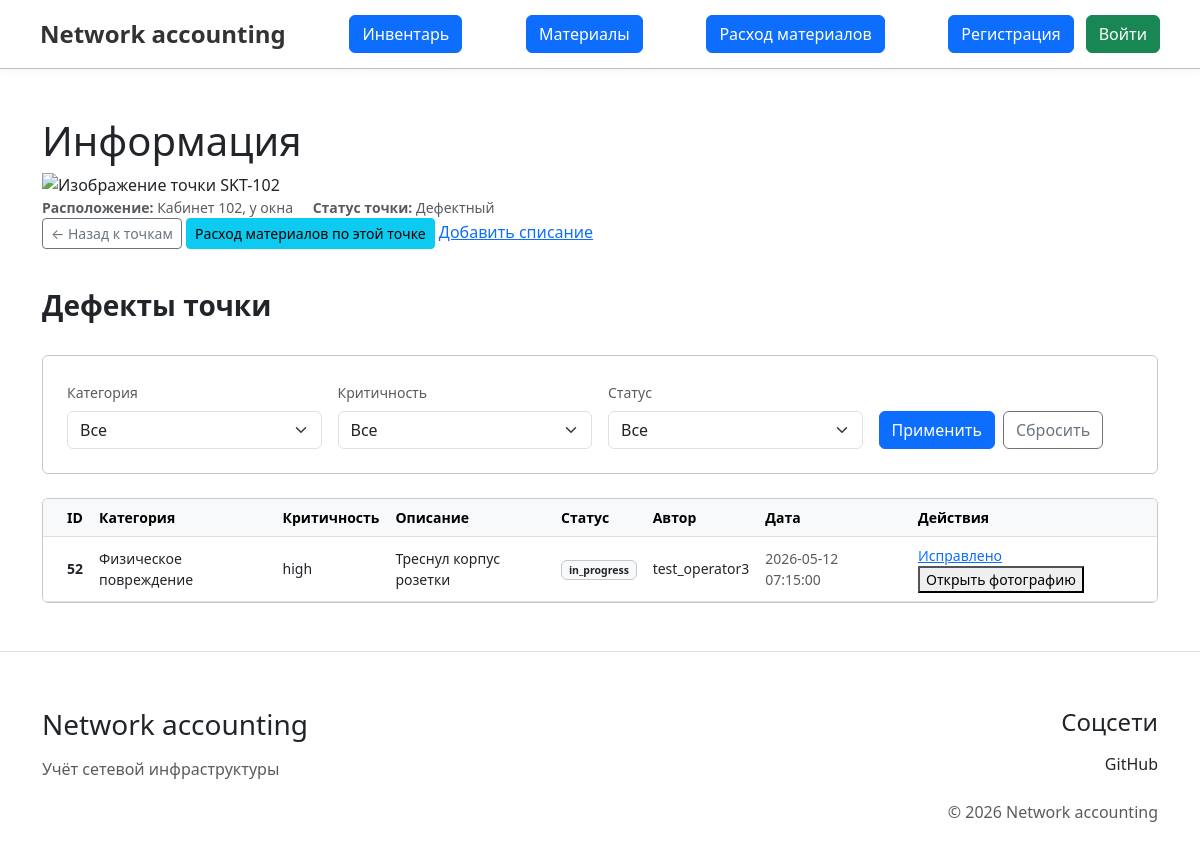
/controllers/defects/defects_view.php?point_id=73, run on the app's committed database.
### tables this page shows
CREATE TABLE `network_points` (
  `id` int(11) NOT NULL AUTO_INCREMENT,
  `label` varchar(255) NOT NULL,
  `type` int(11) NOT NULL,
  `location` varchar(255) DEFAULT NULL,
  `status` int(11) NOT NULL,
  `last_check` timestamp DEFAULT NULL DEFAULT current_timestamp(),
  `point_created_at` timestamp NOT NULL DEFAULT current_timestamp(),
  `image_name` varchar(500) DEFAULT NULL,
  PRIMARY KEY (`id`),
  UNIQUE KEY `label` (`label`),
  KEY `fk_network_points_status` (`status`),
  KEY `fk_network_points_type` (`type`),
  CONSTRAINT `fk_network_points_status` FOREIGN KEY (`status`) REFERENCES `network_point_status` (`id`) ON UPDATE CASCADE,
  CONSTRAINT `fk_network_points_type` FOREIGN KEY (`type`) REFERENCES `network_point_type` (`id`) ON UPDATE CASCADE
);

CREATE TABLE `network_point_status` (
  `id` int(11) NOT NULL AUTO_INCREMENT,
  `name` varchar(255) NOT NULL,
  `display_name` varchar(255) NOT NULL,
  PRIMARY KEY (`id`)
);

CREATE TABLE `defects` (
  `id` int(11) NOT NULL AUTO_INCREMENT,
  `point_id` int(11) NOT NULL,
  `category` int(11) NOT NULL,
  `severity` enum('high','medium','low') DEFAULT NULL,
  `description` text DEFAULT NULL,
  `status` enum('open','in_progress','closed') DEFAULT 'open',
  `created_by` int(11) DEFAULT NULL,
  `created_at` timestamp NULL DEFAULT current_timestamp(),
  `image_name` varchar(500) DEFAULT NULL,
  PRIMARY KEY (`id`),
  KEY `point_id` (`point_id`),
  KEY `created_by` (`created_by`),
  KEY `fk_defects_category` (`category`),
  CONSTRAINT `defects_ibfk_1` FOREIGN KEY (`point_id`) REFERENCES `network_points` (`id`) ON DELETE CASCADE,
  CONSTRAINT `defects_ibfk_2` FOREIGN KEY (`created_by`) REFERENCES `users` (`id`),
  CONSTRAINT `fk_defects_category` FOREIGN KEY (`category`) REFERENCES `defect_category` (`id`) ON UPDATE CASCADE
);

CREATE TABLE `defect_category` (
  `id` int(11) NOT NULL AUTO_INCREMENT,
  `name` varchar(255) NOT NULL,
  `display_name` varchar(255) NOT NULL,
  PRIMARY KEY (`id`)
);

CREATE TABLE `users` (
  `id` int(11) NOT NULL AUTO_INCREMENT,
  `login` varchar(50) NOT NULL,
  `password_hash` varchar(255) NOT NULL,
  `role` enum('admin','operator') DEFAULT 'operator',
  PRIMARY KEY (`id`),
  UNIQUE KEY `login` (`login`)
);

### app/includes/functions.php (called while the page is built, shortened)
<?php
function getIDDefects($pdo, $point_id)
{
    try {
        $sql = "SELECT
                network_points.*,
                network_point_status.display_name AS status_name
            FROM `network_points`
                    LEFT JOIN `network_point_status` ON network_points.status = network_point_status.id
            WHERE network_points.id = :point_id
        ";
        $stmt = $pdo->prepare($sql);
        $stmt->execute([':point_id' => $point_id]);
        $point = $stmt->fetch(PDO::FETCH_ASSOC);
        return $point;
    } catch (PDOException $error) {
        error_log("Error: " . $error->getMessage());
        return null;
    }
}
function getDefectsWithFilter($pdo, $point_id, $filter, $limit, $offset)
{
    $sql = "SELECT
        defects.id,
        defect_category.display_name AS category,
        defects.severity,
        defects.description,
        defects.status,
        defects.created_by,
        defects.created_at,
        defects.image_name,
        users.login AS author,
        network_points.label AS point_label
    FROM defects
    LEFT JOIN defect_category ON defects.category = defect_category.id
    LEFT JOIN users ON defects.created_by = users.id
    LEFT JOIN network_points ON defects.point_id = network_points.id
    WHERE defects.point_id = $point_id $filter
    ORDER BY defects.created_at DESC
    LIMIT $limit OFFSET $offset";
    $stmt = $pdo->prepare($sql);
    $stmt->execute();
    return $stmt->fetchAll(PDO::FETCH_ASSOC);
}
?>

### app/view/defects/defects.php (the view, shortened to what this page needs)
<?php include '../../app/includes/header.php'; ?>
<div class="container my-5">
    <div class="row mb-4">
        <h1>Информация</h1>
        <img src="../../storage/network_points/<?= $point['image_name'] ?>" class="img-fluid w-50"
             alt="Изображение точки <?= htmlspecialchars($point['label']) ?>">
        <div class="text-muted small">
            <span class="me-3"><strong>Расположение:</strong> <?= htmlspecialchars($point['location'] ?? '—') ?></span>
            <span><strong>Статус точки:</strong> <?= htmlspecialchars($point['status_name'] ?? '—') ?></span>
        </div>
        <div class="mb-3">
            <a href="../inventory/inventory_view.php?action=index" class="btn btn-sm btn-outline-secondary">
                &larr; Назад к точкам
            </a>
            <a href="../materials_usage/materials_usage_view.php?action=index&point_label=<?= $point['label'] ?>"
               class="btn btn-sm btn-info">
                Расход материалов по этой точке
            </a>
            <a href="../../app/view/material_usage/insert_material_usage.php">
                Добавить списание
            </a>
        </div>
    </div>
    <div class="row mb-4">
        <div class="col-12">
            <h2 class="h3 mb-2 fw-bold">Дефекты точки</h2>
        </div>
    </div>
    <div class="row mb-4">
        <div class="col-12">
            <div class="card border-secondary-subtle">
                <div class="card-body p-4">
                    <form method="get" class="row g-3">
                        <div class="col-md-3">
                            <label class="form-label small fw-medium text-muted">Категория</label>
                            <select name="category" class="form-select">
                                <option value="">Все</option>
                            </select>
                        </div>
                        <div class="col-md-3">
                            <label class="form-label small fw-medium text-muted">Критичность</label>
                            <select name="severity" class="form-select">
                                <option value="">Все</option>
                            </select>
                        </div>
                        <div class="col-md-3">
                            <label class="form-label small fw-medium text-muted">Статус</label>
                            <select name="status" class="form-select">
                                <option value="">Все</option>
                            </select>
                        </div>
                        <div class="col-md-3 d-flex align-items-end gap-2">
                            <button type="submit" class="btn btn-primary">Применить</button>
                            <a href="?action=index&point_id=<?= $point_id ?>&category=&severity=&status="
                               class="btn btn-outline-secondary">Сбросить</a>
                        </div>
                    </form>
                </div>
            </div>
        </div>
    </div>
    <div class="row mb-4">
        <div class="col-12">
            <div class="table-responsive card border-secondary-subtle bg-white">
                <table class="table table-hover align-middle mb-0">
                    <thead class="table-light text-muted small">
                    <tr>
                        <th class="ps-4">ID</th>
                        <th>Категория</th>
                        <th>Критичность</th>
                        <th>Описание</th>
                        <th>Статус</th>
                        <th>Автор</th>
                        <th class="pe-4">Дата</th>
                        <th>Действия</th>
                    </tr>
                    </thead>
                    <tbody class="small">
                    <?php if (empty($defects)): ?>
                        <tr>
                            <td colspan="7" class="text-center py-4 text-muted">
                                Дефектов по заданным критериям не найдено.
                            </td>
                        </tr>
                    <?php else: ?>
                        <?php foreach ($defects as $defect): ?>
                            <tr>
                                <td class="ps-4 fw-bold"><?= htmlspecialchars($defect['id']) ?></td>
                                <td><?= htmlspecialchars($defect['category'] ?? '—') ?></td>
                                <td>
                                    <span class="fw-medium"><?= htmlspecialchars($defect['severity'] ?? '—') ?></span>
                                </td>
                                <td class="text-wrap"
                                    style="max-width: 300px;"><?= htmlspecialchars($defect['description'] ?? '') ?></td>
                                <td>
                                        <span class="badge bg-light text-dark border border-secondary-subtle">
                                            <?= htmlspecialchars($defect['status'] ?? '') ?>
                                        </span>
                                </td>
                                <td><?= htmlspecialchars($defect['author'] ?? '—') ?></td>
                                <td class="pe-4 text-muted"><?= htmlspecialchars($defect['created_at'] ?? '') ?></td>
                                <td>
                                    <?php if ($defect['status'] == 'open'): ?>
                                        <a href="?action=change_status&defect_id=<?= $defect['id'] ?>&point_id=<?= $point_id ?>&status=in_progress">
                                            Начать работу
                                        </a>
                                    <?php elseif ($defect['status'] == 'in_progress'): ?>
                                        <a href="?action=change_status&defect_id=<?= $defect['id'] ?>&point_id=<?= $point_id ?>&status=closed">
                                            Исправлено
                                        </a>
                                    <?php else: ?>
                                        <a href="?action=change_status&defect_id=<?= $defect['id'] ?>&point_id=<?= $point_id ?>&status=open">
                                            Переоткрыть
                                        </a>
                                    <?php endif; ?>
                                    <?php if (!empty($defect['image_name'])): ?>
                                        <button onclick="document.getElementById('openImage').showModal()">
                                            Открыть фотографию
                                        </button>
                                    <?php endif; ?>
                                </td>
                            </tr>
                        <?php endforeach; ?>
                    <?php endif; ?>
                    </tbody>
                </table>
            </div>
        </div>
    </div>
</div>
<?php include '../../app/includes/footer.php'; ?>

### public/assets/css/style.css (style rules this page uses)
html, body { height: 100%; margin: 0; padding: 0; }
body { display: flex; flex-direction: column; min-height: 100vh; }

### data on the page
network_points: location "Кабинет 102, у окна", status.display_name "Дефектный"
defects: id "52", category.display_name "Физическое повреждение", severity "high", description "Треснул корпус розетки", status "in_progress", created_by.login "test_operator3", created_at "2026-05-12 07:15:00"
